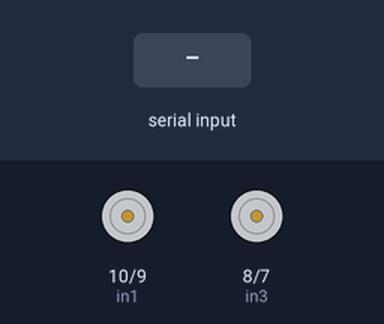
Recording of a sketch running on a simulated Arduino Uno, built with avr-gcc and run on an emulated ATmega328P. Parts: motor-driver pin pairs drawn as motors (green arrow = first pin HIGH = forward, orange = second pin HIGH = backward, longer = more drive, scaled by the enable pin). Inputs (shaded band) come from the test bench.

Above: at 1.2 s.
1.3 s: "F" received over Serial
At 1.9 s:
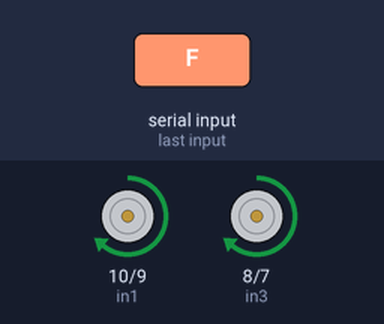
2.8 s: "B" received over Serial
At 4.0 s:
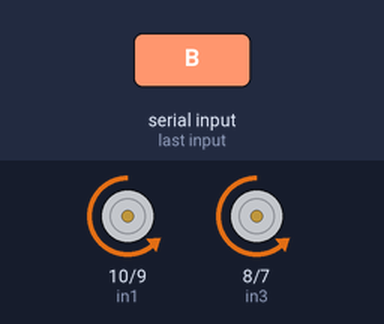
4.3 s: "L" received over Serial
At 5.4 s:
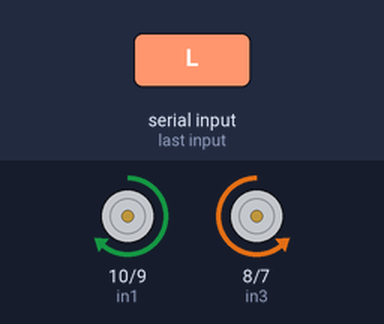
5.8 s: "R" received over Serial
At 6.5 s:
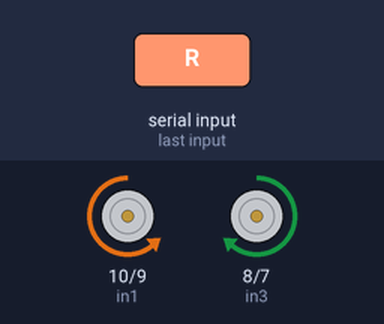
7.3 s: "1" received over Serial
At 7.6 s:
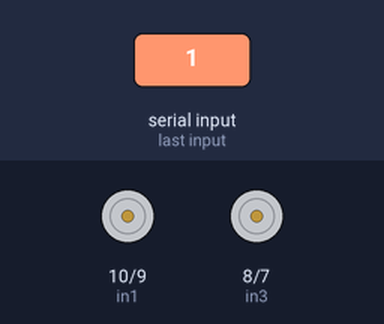
Timing chart, 0 to 9.8 s (numbered marks = the images above; inputs shaded):
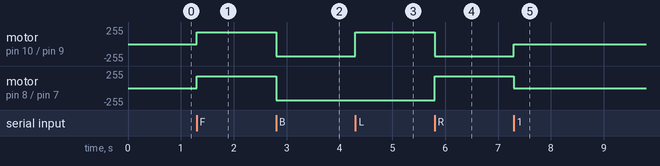

The sketch:

bluetooth_control_car.ino
```cpp
int in1 = 10;
int in2 = 9;
int in3 = 8;
int in4 = 7;
int ena = 11;
int enb = 6;

char command;

void setup()
{
  Serial.begin(9600);  //Set the baud rate to your Bluetooth module.
  pinMode(in1, OUTPUT);
  pinMode(in2, OUTPUT);
  pinMode(in3, OUTPUT);
  pinMode(in4, OUTPUT);
  pinMode(ena, OUTPUT);
  pinMode(enb, OUTPUT);
}

void loop(){
  if(Serial.available() > 0){
    command = Serial.read();
    Stop();
    switch(command){
    case 'F':
      forward();
      break;
    case 'B':
       back();
      break;
    case 'L':
      left();
      break;
    case 'R':
      right();
      break;
    }
  }
}

void forward()
{
  digitalWrite(in1, HIGH);
  digitalWrite(in2, LOW);
  digitalWrite(in3, HIGH);
  digitalWrite(in4, LOW);
    analogWrite(ena, 180);
    analogWrite(enb, 180);
}

void back()
{
  digitalWrite(in1, LOW);
  digitalWrite(in2, HIGH);
  digitalWrite(in3, LOW);
  digitalWrite(in4, HIGH);
    analogWrite(ena, 180);
    analogWrite(enb, 180);
}

void left()
{
  digitalWrite(in1, HIGH);
  digitalWrite(in2, LOW);
  digitalWrite(in3, LOW);
  digitalWrite(in4, HIGH);
    analogWrite(ena, 180);
    analogWrite(enb, 180);
}

void right()
{
  digitalWrite(in1, LOW);
  digitalWrite(in2, HIGH);
  digitalWrite(in3, HIGH);
  digitalWrite(in4, LOW);
    analogWrite(ena, 180);
    analogWrite(enb, 180);
}

void Stop()
{
  digitalWrite(in1, LOW);
  digitalWrite(in2, LOW);
  digitalWrite(in3, LOW);
  digitalWrite(in4, LOW);
}
```

Measured:
- after the input at 1.3 s, motor on pin 10 (in1) / pin 9 (in2), motor on pin 8 (in3) / pin 7 (in4): stopped → forward 180/255 at once
- after the input at 2.8 s, motor on pin 10 (in1) / pin 9 (in2), motor on pin 8 (in3) / pin 7 (in4): forward 180/255 → backward 180/255 at once
- after the input at 4.3 s, motor on pin 10 (in1) / pin 9 (in2): backward 180/255 → forward 180/255 at once
- after the input at 5.8 s, motor on pin 10 (in1) / pin 9 (in2): forward 180/255 → backward 180/255 at once; motor on pin 8 (in3) / pin 7 (in4): backward 180/255 → forward 180/255 at once
- after the input at 7.3 s, motor on pin 10 (in1) / pin 9 (in2): backward 180/255 → stopped at once; motor on pin 8 (in3) / pin 7 (in4): forward 180/255 → stopped at once
